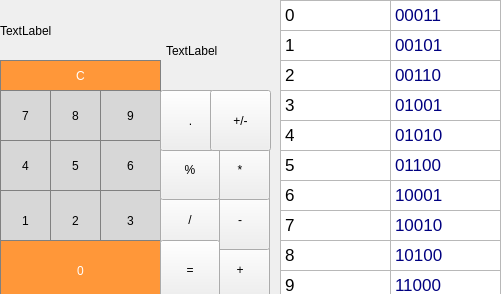
 <widget class="QMainWindow" name="MainWindow">
  <property name="geometry">
   <rect>
    <x>0</x>
    <y>0</y>
    <width>501</width>
    <height>294</height>
   </rect>
  </property>
  <property name="baseSize">
   <size>
    <width>3</width>
    <height>0</height>
   </size>
  </property>
  <property name="windowTitle">
   <string>MainWindow</string>
  </property>
  <widget class="QWidget" name="centralWidget">
   <widget class="QLabel" name="label">
    <property name="geometry">
     <rect>
      <x>0</x>
      <y>0</y>
      <width>261</width>
      <height>61</height>
     </rect>
    </property>
    <property name="baseSize">
     <size>
      <width>361</width>
      <height>361</height>
     </size>
    </property>
    <property name="styleSheet">
     <string notr="true">QPushButton {
   border: 1px solid gray;
}
QPushButton:pressed {
    background-color: qlineargradient(x1: 0, y1: 0, x2: 0, y2: 1,
                                      stop: 0 #dadbde, stop: 1 #f6f7fa);
}</string>
    </property>
    <property name="text">
     <string>TextLabel</string>
    </property>
   </widget>
   <widget class="QPushButton" name="pushButton_4">
    <property name="geometry">
     <rect>
      <x>0</x>
      <y>140</y>
      <width>51</width>
      <height>51</height>
     </rect>
    </property>
    <property name="styleSheet">
     <string notr="true">QPushButton {
  background-color: rgb(215, 215, 215);
  border: 1px solid gray;
}
QPushButton:pressed {
    background-color: qlineargradient(x1: 0, y1: 0, x2: 0, y2: 1,
                                      stop: 0 #BEBEBE, stop: 1 #D7D7D7);
}</string>
    </property>
    <property name="text">
     <string>4</string>
    </property>
   </widget>
   <widget class="QPushButton" name="pushButton_5">
    <property name="geometry">
     <rect>
      <x>50</x>
      <y>140</y>
      <width>51</width>
      <height>51</height>
     </rect>
    </property>
    <property name="styleSheet">
     <string notr="true">QPushButton {
  background-color: rgb(215, 215, 215);
  border: 1px solid gray;
}
QPushButton:pressed {
    background-color: qlineargradient(x1: 0, y1: 0, x2: 0, y2: 1,
                                      stop: 0 #BEBEBE, stop: 1 #D7D7D7);
}</string>
    </property>
    <property name="text">
     <string>5</string>
    </property>
   </widget>
   <widget class="QPushButton" name="pushButton_3">
    <property name="geometry">
     <rect>
      <x>100</x>
      <y>190</y>
      <width>61</width>
      <height>61</height>
     </rect>
    </property>
    <property name="styleSheet">
     <string notr="true">QPushButton {
  background-color: rgb(215, 215, 215);
  border: 1px solid gray;
}
QPushButton:pressed {
    background-color: qlineargradient(x1: 0, y1: 0, x2: 0, y2: 1,
                                      stop: 0 #BEBEBE, stop: 1 #D7D7D7);
}</string>
    </property>
    <property name="text">
     <string>3</string>
    </property>
   </widget>
   <widget class="QPushButton" name="pushButton_1">
    <property name="geometry">
     <rect>
      <x>0</x>
      <y>190</y>
      <width>51</width>
      <height>61</height>
     </rect>
    </property>
    <property name="styleSheet">
     <string notr="true">QPushButton {
  background-color: rgb(215, 215, 215);
  border: 1px solid gray;
}
QPushButton:pressed {
    background-color: qlineargradient(x1: 0, y1: 0, x2: 0, y2: 1,
                                      stop: 0 #BEBEBE, stop: 1 #D7D7D7);
}</string>
    </property>
    <property name="text">
     <string>1</string>
    </property>
   </widget>
   <widget class="QPushButton" name="pushButton_2">
    <property name="geometry">
     <rect>
      <x>50</x>
      <y>190</y>
      <width>51</width>
      <height>61</height>
     </rect>
    </property>
    <property name="styleSheet">
     <string notr="true">QPushButton {
  background-color: rgb(215, 215, 215);
  border: 1px solid gray;
}
QPushButton:pressed {
    background-color: qlineargradient(x1: 0, y1: 0, x2: 0, y2: 1,
                                      stop: 0 #BEBEBE, stop: 1 #D7D7D7);
}</string>
    </property>
    <property name="text">
     <string>2</string>
    </property>
   </widget>
   <widget class="QPushButton" name="pushButton_6">
    <property name="geometry">
     <rect>
      <x>100</x>
      <y>140</y>
      <width>61</width>
      <height>51</height>
     </rect>
    </property>
    <property name="styleSheet">
     <string notr="true">QPushButton {
  background-color: rgb(215, 215, 215);
  border: 1px solid gray;
}
QPushButton:pressed {
    background-color: qlineargradient(x1: 0, y1: 0, x2: 0, y2: 1,
                                      stop: 0 #BEBEBE, stop: 1 #D7D7D7);
}</string>
    </property>
    <property name="text">
     <string>6</string>
    </property>
   </widget>
   <widget class="QPushButton" name="pushButton_8">
    <property name="geometry">
     <rect>
      <x>50</x>
      <y>90</y>
      <width>51</width>
      <height>51</height>
     </rect>
    </property>
    <property name="styleSheet">
     <string notr="true">QPushButton {
  background-color: rgb(215, 215, 215);
  border: 1px solid gray;
}
QPushButton:pressed {
    background-color: qlineargradient(x1: 0, y1: 0, x2: 0, y2: 1,
                                      stop: 0 #BEBEBE, stop: 1 #D7D7D7);
}</string>
    </property>
    <property name="text">
     <string>8</string>
    </property>
   </widget>
   <widget class="QPushButton" name="pushButton_9">
    <property name="geometry">
     <rect>
      <x>100</x>
      <y>90</y>
      <width>61</width>
      <height>51</height>
     </rect>
    </property>
    <property name="styleSheet">
     <string notr="true">QPushButton {
  background-color: rgb(215, 215, 215);
  border: 1px solid gray;
}
QPushButton:pressed {
    background-color: qlineargradient(x1: 0, y1: 0, x2: 0, y2: 1,
                                      stop: 0 #BEBEBE, stop: 1 #D7D7D7);
}</string>
    </property>
    <property name="text">
     <string>9</string>
    </property>
   </widget>
   <widget class="QPushButton" name="pushButton_0">
    <property name="geometry">
     <rect>
      <x>0</x>
      <y>240</y>
      <width>161</width>
      <height>61</height>
     </rect>
    </property>
    <property name="styleSheet">
     <string notr="true">QPushButton {
  background-color: rgb(255, 151, 57);
  color: white; 
  border: 1px solid gray;
}

QPushButton:pressed {
    background-color: qlineargradient(x1: 0, y1: 0, x2: 0, y2: 1,
                                      stop: 0 #FF7832, stop: 1 #FF9739);
}
</string>
    </property>
    <property name="text">
     <string>0</string>
    </property>
   </widget>
   <widget class="QPushButton" name="pushButton_7">
    <property name="geometry">
     <rect>
      <x>0</x>
      <y>90</y>
      <width>51</width>
      <height>51</height>
     </rect>
    </property>
    <property name="styleSheet">
     <string notr="true">QPushButton {
  background-color: rgb(215, 215, 215);
  border: 1px solid gray;
}
QPushButton:pressed {
    background-color: qlineargradient(x1: 0, y1: 0, x2: 0, y2: 1,
                                      stop: 0 #BEBEBE, stop: 1 #D7D7D7);
}</string>
    </property>
    <property name="text">
     <string>7</string>
    </property>
   </widget>
   <widget class="QPushButton" name="pushButton_plus">
    <property name="geometry">
     <rect>
      <x>210</x>
      <y>240</y>
      <width>60</width>
      <height>60</height>
     </rect>
    </property>
    <property name="styleSheet">
     <string notr="true">QPushButton {
 /*  border: 1px solid gray;*/
}
QPushButton:pressed {
    background-color: qlineargradient(x1: 0, y1: 0, x2: 0, y2: 1,
                                      stop: 0 #dadbde, stop: 1 #f6f7fa);
}</string>
    </property>
    <property name="text">
     <string>+</string>
    </property>
   </widget>
   <widget class="QPushButton" name="pushButton_minus">
    <property name="geometry">
     <rect>
      <x>210</x>
      <y>190</y>
      <width>60</width>
      <height>60</height>
     </rect>
    </property>
    <property name="styleSheet">
     <string notr="true">QPushButton {
 /*  border: 1px solid gray;*/
}
QPushButton:pressed {
    background-color: qlineargradient(x1: 0, y1: 0, x2: 0, y2: 1,
                                      stop: 0 #dadbde, stop: 1 #f6f7fa);
}</string>
    </property>
    <property name="text">
     <string>-</string>
    </property>
   </widget>
   <widget class="QPushButton" name="pushButton_mult">
    <property name="geometry">
     <rect>
      <x>210</x>
      <y>140</y>
      <width>60</width>
      <height>60</height>
     </rect>
    </property>
    <property name="styleSheet">
     <string notr="true">QPushButton {
 /*  border: 1px solid gray;*/
}
QPushButton:pressed {
    background-color: qlineargradient(x1: 0, y1: 0, x2: 0, y2: 1,
                                      stop: 0 #dadbde, stop: 1 #f6f7fa);
}</string>
    </property>
    <property name="text">
     <string>*</string>
    </property>
   </widget>
   <widget class="QPushButton" name="pushButton_dev">
    <property name="geometry">
     <rect>
      <x>160</x>
      <y>190</y>
      <width>60</width>
      <height>60</height>
     </rect>
    </property>
    <property name="styleSheet">
     <string notr="true">QPushButton {
 /*  border: 1px solid gray;*/
}
QPushButton:pressed {
    background-color: qlineargradient(x1: 0, y1: 0, x2: 0, y2: 1,
                                      stop: 0 #dadbde, stop: 1 #f6f7fa);
}</string>
    </property>
    <property name="text">
     <string>/</string>
    </property>
   </widget>
   <widget class="QPushButton" name="pushButton_equl">
    <property name="geometry">
     <rect>
      <x>160</x>
      <y>240</y>
      <width>60</width>
      <height>60</height>
     </rect>
    </property>
    <property name="styleSheet">
     <string notr="true">QPushButton {
 /*  border: 1px solid gray;*/
}
QPushButton:pressed {
    background-color: qlineargradient(x1: 0, y1: 0, x2: 0, y2: 1,
                                      stop: 0 #dadbde, stop: 1 #f6f7fa);
}</string>
    </property>
    <property name="text">
     <string>=</string>
    </property>
   </widget>
   <widget class="QPushButton" name="pushButton_mod">
    <property name="geometry">
     <rect>
      <x>160</x>
      <y>140</y>
      <width>60</width>
      <height>60</height>
     </rect>
    </property>
    <property name="styleSheet">
     <string notr="true">QPushButton {
 /*  border: 1px solid gray;*/
}
QPushButton:pressed {
    background-color: qlineargradient(x1: 0, y1: 0, x2: 0, y2: 1,
                                      stop: 0 #dadbde, stop: 1 #f6f7fa);
}</string>
    </property>
    <property name="text">
     <string>%</string>
    </property>
   </widget>
   <widget class="QPushButton" name="pushButton_10">
    <property name="geometry">
     <rect>
      <x>160</x>
      <y>90</y>
      <width>61</width>
      <height>61</height>
     </rect>
    </property>
    <property name="styleSheet">
     <string notr="true">QPushButton {
 /*  border: 1px solid gray;*/
}
QPushButton:pressed {
    background-color: qlineargradient(x1: 0, y1: 0, x2: 0, y2: 1,
                                      stop: 0 #dadbde, stop: 1 #f6f7fa);
}</string>
    </property>
    <property name="text">
     <string>.</string>
    </property>
   </widget>
   <widget class="QPushButton" name="pushButton_pl">
    <property name="geometry">
     <rect>
      <x>210</x>
      <y>90</y>
      <width>61</width>
      <height>61</height>
     </rect>
    </property>
    <property name="styleSheet">
     <string notr="true">QPushButton {
 /*  border: 1px solid gray;*/
}
QPushButton:pressed {
    background-color: qlineargradient(x1: 0, y1: 0, x2: 0, y2: 1,
                                      stop: 0 #dadbde, stop: 1 #f6f7fa);
}</string>
    </property>
    <property name="text">
     <string>+/-</string>
    </property>
   </widget>
   <widget class="QPushButton" name="pushButton_11">
    <property name="geometry">
     <rect>
      <x>0</x>
      <y>60</y>
      <width>161</width>
      <height>31</height>
     </rect>
    </property>
    <property name="styleSheet">
     <string notr="true">QPushButton {
  background-color: rgb(255, 151, 57);
  color: white; 
  border: 1px solid gray;
}

QPushButton:pressed {
    background-color: qlineargradient(x1: 0, y1: 0, x2: 0, y2: 1,
                                      stop: 0 #FF7832, stop: 1 #FF9739);
}
</string>
    </property>
    <property name="text">
     <string>C</string>
    </property>
   </widget>
   <widget class="QLabel" name="label_2">
    <property name="geometry">
     <rect>
      <x>166</x>
      <y>15</y>
      <width>111</width>
      <height>71</height>
     </rect>
    </property>
    <property name="text">
     <string>TextLabel</string>
    </property>
   </widget>
   <widget class="QTextEdit" name="textEdit">
    <property name="geometry">
     <rect>
      <x>280</x>
      <y>0</y>
      <width>111</width>
      <height>31</height>
     </rect>
    </property>
    <property name="html">
     <string>&lt;!DOCTYPE HTML PUBLIC &quot;-//W3C//DTD HTML 4.0//EN&quot; &quot;http://www.w3.org/TR/REC-html40/strict.dtd&quot;&gt;
&lt;html&gt;&lt;head&gt;&lt;meta name=&quot;qrichtext&quot; content=&quot;1&quot; /&gt;&lt;style type=&quot;text/css&quot;&gt;
p, li { white-space: pre-wrap; }
&lt;/style&gt;&lt;/head&gt;&lt;body style=&quot; font-family:'.SF NS Text'; font-size:13pt; font-weight:400; font-style:normal;&quot;&gt;
&lt;p style=&quot; margin-top:0px; margin-bottom:0px; margin-left:0px; margin-right:0px; -qt-block-indent:0; text-indent:0px;&quot;&gt;0&lt;/p&gt;&lt;/body&gt;&lt;/html&gt;</string>
    </property>
   </widget>
   <widget class="QTextEdit" name="textEdit_2">
    <property name="geometry">
     <rect>
      <x>280</x>
      <y>30</y>
      <width>111</width>
      <height>31</height>
     </rect>
    </property>
    <property name="html">
     <string>&lt;!DOCTYPE HTML PUBLIC &quot;-//W3C//DTD HTML 4.0//EN&quot; &quot;http://www.w3.org/TR/REC-html40/strict.dtd&quot;&gt;
&lt;html&gt;&lt;head&gt;&lt;meta name=&quot;qrichtext&quot; content=&quot;1&quot; /&gt;&lt;style type=&quot;text/css&quot;&gt;
p, li { white-space: pre-wrap; }
&lt;/style&gt;&lt;/head&gt;&lt;body style=&quot; font-family:'.SF NS Text'; font-size:13pt; font-weight:400; font-style:normal;&quot;&gt;
&lt;p style=&quot; margin-top:0px; margin-bottom:0px; margin-left:0px; margin-right:0px; -qt-block-indent:0; text-indent:0px;&quot;&gt;1&lt;/p&gt;&lt;/body&gt;&lt;/html&gt;</string>
    </property>
   </widget>
   <widget class="QTextEdit" name="textEdit_3">
    <property name="geometry">
     <rect>
      <x>280</x>
      <y>60</y>
      <width>111</width>
      <height>31</height>
     </rect>
    </property>
    <property name="html">
     <string>&lt;!DOCTYPE HTML PUBLIC &quot;-//W3C//DTD HTML 4.0//EN&quot; &quot;http://www.w3.org/TR/REC-html40/strict.dtd&quot;&gt;
&lt;html&gt;&lt;head&gt;&lt;meta name=&quot;qrichtext&quot; content=&quot;1&quot; /&gt;&lt;style type=&quot;text/css&quot;&gt;
p, li { white-space: pre-wrap; }
&lt;/style&gt;&lt;/head&gt;&lt;body style=&quot; font-family:'.SF NS Text'; font-size:13pt; font-weight:400; font-style:normal;&quot;&gt;
&lt;p style=&quot; margin-top:0px; margin-bottom:0px; margin-left:0px; margin-right:0px; -qt-block-indent:0; text-indent:0px;&quot;&gt;2&lt;/p&gt;&lt;/body&gt;&lt;/html&gt;</string>
    </property>
   </widget>
   <widget class="QTextEdit" name="textEdit_4">
    <property name="geometry">
     <rect>
      <x>280</x>
      <y>90</y>
      <width>111</width>
      <height>31</height>
     </rect>
    </property>
    <property name="html">
     <string>&lt;!DOCTYPE HTML PUBLIC &quot;-//W3C//DTD HTML 4.0//EN&quot; &quot;http://www.w3.org/TR/REC-html40/strict.dtd&quot;&gt;
&lt;html&gt;&lt;head&gt;&lt;meta name=&quot;qrichtext&quot; content=&quot;1&quot; /&gt;&lt;style type=&quot;text/css&quot;&gt;
p, li { white-space: pre-wrap; }
&lt;/style&gt;&lt;/head&gt;&lt;body style=&quot; font-family:'.SF NS Text'; font-size:13pt; font-weight:400; font-style:normal;&quot;&gt;
&lt;p style=&quot; margin-top:0px; margin-bottom:0px; margin-left:0px; margin-right:0px; -qt-block-indent:0; text-indent:0px;&quot;&gt;3&lt;/p&gt;&lt;/body&gt;&lt;/html&gt;</string>
    </property>
   </widget>
   <widget class="QTextEdit" name="textEdit_5">
    <property name="geometry">
     <rect>
      <x>280</x>
      <y>120</y>
      <width>111</width>
      <height>31</height>
     </rect>
    </property>
    <property name="html">
     <string>&lt;!DOCTYPE HTML PUBLIC &quot;-//W3C//DTD HTML 4.0//EN&quot; &quot;http://www.w3.org/TR/REC-html40/strict.dtd&quot;&gt;
&lt;html&gt;&lt;head&gt;&lt;meta name=&quot;qrichtext&quot; content=&quot;1&quot; /&gt;&lt;style type=&quot;text/css&quot;&gt;
p, li { white-space: pre-wrap; }
&lt;/style&gt;&lt;/head&gt;&lt;body style=&quot; font-family:'.SF NS Text'; font-size:13pt; font-weight:400; font-style:normal;&quot;&gt;
&lt;p style=&quot; margin-top:0px; margin-bottom:0px; margin-left:0px; margin-right:0px; -qt-block-indent:0; text-indent:0px;&quot;&gt;4&lt;/p&gt;&lt;/body&gt;&lt;/html&gt;</string>
    </property>
   </widget>
   <widget class="QTextEdit" name="textEdit_6">
    <property name="geometry">
     <rect>
      <x>280</x>
      <y>150</y>
      <width>111</width>
      <height>31</height>
     </rect>
    </property>
    <property name="html">
     <string>&lt;!DOCTYPE HTML PUBLIC &quot;-//W3C//DTD HTML 4.0//EN&quot; &quot;http://www.w3.org/TR/REC-html40/strict.dtd&quot;&gt;
&lt;html&gt;&lt;head&gt;&lt;meta name=&quot;qrichtext&quot; content=&quot;1&quot; /&gt;&lt;style type=&quot;text/css&quot;&gt;
p, li { white-space: pre-wrap; }
&lt;/style&gt;&lt;/head&gt;&lt;body style=&quot; font-family:'.SF NS Text'; font-size:13pt; font-weight:400; font-style:normal;&quot;&gt;
&lt;p style=&quot; margin-top:0px; margin-bottom:0px; margin-left:0px; margin-right:0px; -qt-block-indent:0; text-indent:0px;&quot;&gt;5&lt;/p&gt;&lt;/body&gt;&lt;/html&gt;</string>
    </property>
   </widget>
   <widget class="QTextEdit" name="textEdit_7">
    <property name="geometry">
     <rect>
      <x>280</x>
      <y>180</y>
      <width>111</width>
      <height>31</height>
     </rect>
    </property>
    <property name="html">
     <string>&lt;!DOCTYPE HTML PUBLIC &quot;-//W3C//DTD HTML 4.0//EN&quot; &quot;http://www.w3.org/TR/REC-html40/strict.dtd&quot;&gt;
&lt;html&gt;&lt;head&gt;&lt;meta name=&quot;qrichtext&quot; content=&quot;1&quot; /&gt;&lt;style type=&quot;text/css&quot;&gt;
p, li { white-space: pre-wrap; }
&lt;/style&gt;&lt;/head&gt;&lt;body style=&quot; font-family:'.SF NS Text'; font-size:13pt; font-weight:400; font-style:normal;&quot;&gt;
&lt;p style=&quot; margin-top:0px; margin-bottom:0px; margin-left:0px; margin-right:0px; -qt-block-indent:0; text-indent:0px;&quot;&gt;6&lt;/p&gt;&lt;/body&gt;&lt;/html&gt;</string>
    </property>
   </widget>
   <widget class="QTextEdit" name="textEdit_8">
    <property name="geometry">
     <rect>
      <x>280</x>
      <y>210</y>
      <width>111</width>
      <height>31</height>
     </rect>
    </property>
    <property name="html">
     <string>&lt;!DOCTYPE HTML PUBLIC &quot;-//W3C//DTD HTML 4.0//EN&quot; &quot;http://www.w3.org/TR/REC-html40/strict.dtd&quot;&gt;
&lt;html&gt;&lt;head&gt;&lt;meta name=&quot;qrichtext&quot; content=&quot;1&quot; /&gt;&lt;style type=&quot;text/css&quot;&gt;
p, li { white-space: pre-wrap; }
&lt;/style&gt;&lt;/head&gt;&lt;body style=&quot; font-family:'.SF NS Text'; font-size:13pt; font-weight:400; font-style:normal;&quot;&gt;
&lt;p style=&quot; margin-top:0px; margin-bottom:0px; margin-left:0px; margin-right:0px; -qt-block-indent:0; text-indent:0px;&quot;&gt;7&lt;/p&gt;&lt;/body&gt;&lt;/html&gt;</string>
    </property>
   </widget>
   <widget class="QTextEdit" name="textEdit_9">
    <property name="geometry">
     <rect>
      <x>280</x>
      <y>240</y>
      <width>111</width>
      <height>31</height>
     </rect>
    </property>
    <property name="html">
     <string>&lt;!DOCTYPE HTML PUBLIC &quot;-//W3C//DTD HTML 4.0//EN&quot; &quot;http://www.w3.org/TR/REC-html40/strict.dtd&quot;&gt;
&lt;html&gt;&lt;head&gt;&lt;meta name=&quot;qrichtext&quot; content=&quot;1&quot; /&gt;&lt;style type=&quot;text/css&quot;&gt;
p, li { white-space: pre-wrap; }
&lt;/style&gt;&lt;/head&gt;&lt;body style=&quot; font-family:'.SF NS Text'; font-size:13pt; font-weight:400; font-style:normal;&quot;&gt;
&lt;p style=&quot; margin-top:0px; margin-bottom:0px; margin-left:0px; margin-right:0px; -qt-block-indent:0; text-indent:0px;&quot;&gt;8&lt;/p&gt;&lt;/body&gt;&lt;/html&gt;</string>
    </property>
   </widget>
   <widget class="QTextEdit" name="textEdit_10">
    <property name="geometry">
     <rect>
      <x>280</x>
      <y>270</y>
      <width>111</width>
      <height>31</height>
     </rect>
    </property>
    <property name="html">
     <string>&lt;!DOCTYPE HTML PUBLIC &quot;-//W3C//DTD HTML 4.0//EN&quot; &quot;http://www.w3.org/TR/REC-html40/strict.dtd&quot;&gt;
&lt;html&gt;&lt;head&gt;&lt;meta name=&quot;qrichtext&quot; content=&quot;1&quot; /&gt;&lt;style type=&quot;text/css&quot;&gt;
p, li { white-space: pre-wrap; }
&lt;/style&gt;&lt;/head&gt;&lt;body style=&quot; font-family:'.SF NS Text'; font-size:13pt; font-weight:400; font-style:normal;&quot;&gt;
&lt;p style=&quot; margin-top:0px; margin-bottom:0px; margin-left:0px; margin-right:0px; -qt-block-indent:0; text-indent:0px;&quot;&gt;9&lt;/p&gt;&lt;/body&gt;&lt;/html&gt;</string>
    </property>
   </widget>
   <widget class="QTextEdit" name="textEdit_11">
    <property name="geometry">
     <rect>
      <x>390</x>
      <y>180</y>
      <width>111</width>
      <height>31</height>
     </rect>
    </property>
    <property name="html">
     <string>&lt;!DOCTYPE HTML PUBLIC &quot;-//W3C//DTD HTML 4.0//EN&quot; &quot;http://www.w3.org/TR/REC-html40/strict.dtd&quot;&gt;
&lt;html&gt;&lt;head&gt;&lt;meta name=&quot;qrichtext&quot; content=&quot;1&quot; /&gt;&lt;style type=&quot;text/css&quot;&gt;
p, li { white-space: pre-wrap; }
&lt;/style&gt;&lt;/head&gt;&lt;body style=&quot; font-family:'.SF NS Text'; font-size:13pt; font-weight:400; font-style:normal;&quot;&gt;
&lt;p style=&quot; margin-top:0px; margin-bottom:0px; margin-left:0px; margin-right:0px; -qt-block-indent:0; text-indent:0px;&quot;&gt;&lt;span style=&quot; color:#000080;&quot;&gt;10001&lt;/span&gt;&lt;/p&gt;&lt;/body&gt;&lt;/html&gt;</string>
    </property>
   </widget>
   <widget class="QTextEdit" name="textEdit_12">
    <property name="geometry">
     <rect>
      <x>390</x>
      <y>270</y>
      <width>111</width>
      <height>31</height>
     </rect>
    </property>
    <property name="html">
     <string>&lt;!DOCTYPE HTML PUBLIC &quot;-//W3C//DTD HTML 4.0//EN&quot; &quot;http://www.w3.org/TR/REC-html40/strict.dtd&quot;&gt;
&lt;html&gt;&lt;head&gt;&lt;meta name=&quot;qrichtext&quot; content=&quot;1&quot; /&gt;&lt;style type=&quot;text/css&quot;&gt;
p, li { white-space: pre-wrap; }
&lt;/style&gt;&lt;/head&gt;&lt;body style=&quot; font-family:'.SF NS Text'; font-size:13pt; font-weight:400; font-style:normal;&quot;&gt;
&lt;p style=&quot; margin-top:0px; margin-bottom:0px; margin-left:0px; margin-right:0px; -qt-block-indent:0; text-indent:0px;&quot;&gt;&lt;span style=&quot; color:#000080;&quot;&gt;11000&lt;/span&gt;&lt;/p&gt;&lt;/body&gt;&lt;/html&gt;</string>
    </property>
   </widget>
   <widget class="QTextEdit" name="textEdit_13">
    <property name="geometry">
     <rect>
      <x>390</x>
      <y>60</y>
      <width>111</width>
      <height>31</height>
     </rect>
    </property>
    <property name="html">
     <string>&lt;!DOCTYPE HTML PUBLIC &quot;-//W3C//DTD HTML 4.0//EN&quot; &quot;http://www.w3.org/TR/REC-html40/strict.dtd&quot;&gt;
&lt;html&gt;&lt;head&gt;&lt;meta name=&quot;qrichtext&quot; content=&quot;1&quot; /&gt;&lt;style type=&quot;text/css&quot;&gt;
p, li { white-space: pre-wrap; }
&lt;/style&gt;&lt;/head&gt;&lt;body style=&quot; font-family:'.SF NS Text'; font-size:13pt; font-weight:400; font-style:normal;&quot;&gt;
&lt;p style=&quot; margin-top:0px; margin-bottom:0px; margin-left:0px; margin-right:0px; -qt-block-indent:0; text-indent:0px;&quot;&gt;&lt;span style=&quot; color:#000080;&quot;&gt;00110&lt;/span&gt;&lt;/p&gt;&lt;/body&gt;&lt;/html&gt;</string>
    </property>
   </widget>
   <widget class="QTextEdit" name="textEdit_14">
    <property name="geometry">
     <rect>
      <x>390</x>
      <y>90</y>
      <width>111</width>
      <height>31</height>
     </rect>
    </property>
    <property name="html">
     <string>&lt;!DOCTYPE HTML PUBLIC &quot;-//W3C//DTD HTML 4.0//EN&quot; &quot;http://www.w3.org/TR/REC-html40/strict.dtd&quot;&gt;
&lt;html&gt;&lt;head&gt;&lt;meta name=&quot;qrichtext&quot; content=&quot;1&quot; /&gt;&lt;style type=&quot;text/css&quot;&gt;
p, li { white-space: pre-wrap; }
&lt;/style&gt;&lt;/head&gt;&lt;body style=&quot; font-family:'.SF NS Text'; font-size:13pt; font-weight:400; font-style:normal;&quot;&gt;
&lt;p style=&quot; margin-top:0px; margin-bottom:0px; margin-left:0px; margin-right:0px; -qt-block-indent:0; text-indent:0px;&quot;&gt;&lt;span style=&quot; color:#000080;&quot;&gt;01001&lt;/span&gt;&lt;/p&gt;&lt;/body&gt;&lt;/html&gt;</string>
    </property>
   </widget>
   <widget class="QTextEdit" name="textEdit_15">
    <property name="geometry">
     <rect>
      <x>390</x>
      <y>210</y>
      <width>111</width>
      <height>31</height>
     </rect>
    </property>
    <property name="html">
     <string>&lt;!DOCTYPE HTML PUBLIC &quot;-//W3C//DTD HTML 4.0//EN&quot; &quot;http://www.w3.org/TR/REC-html40/strict.dtd&quot;&gt;
&lt;html&gt;&lt;head&gt;&lt;meta name=&quot;qrichtext&quot; content=&quot;1&quot; /&gt;&lt;style type=&quot;text/css&quot;&gt;
p, li { white-space: pre-wrap; }
&lt;/style&gt;&lt;/head&gt;&lt;body style=&quot; font-family:'.SF NS Text'; font-size:13pt; font-weight:400; font-style:normal;&quot;&gt;
&lt;p style=&quot; margin-top:0px; margin-bottom:0px; margin-left:0px; margin-right:0px; -qt-block-indent:0; text-indent:0px;&quot;&gt;&lt;span style=&quot; color:#000080;&quot;&gt;10010&lt;/span&gt;&lt;/p&gt;&lt;/body&gt;&lt;/html&gt;</string>
    </property>
   </widget>
   <widget class="QTextEdit" name="textEdit_16">
    <property name="geometry">
     <rect>
      <x>390</x>
      <y>150</y>
      <width>111</width>
      <height>31</height>
     </rect>
    </property>
    <property name="html">
     <string>&lt;!DOCTYPE HTML PUBLIC &quot;-//W3C//DTD HTML 4.0//EN&quot; &quot;http://www.w3.org/TR/REC-html40/strict.dtd&quot;&gt;
&lt;html&gt;&lt;head&gt;&lt;meta name=&quot;qrichtext&quot; content=&quot;1&quot; /&gt;&lt;style type=&quot;text/css&quot;&gt;
p, li { white-space: pre-wrap; }
&lt;/style&gt;&lt;/head&gt;&lt;body style=&quot; font-family:'.SF NS Text'; font-size:13pt; font-weight:400; font-style:normal;&quot;&gt;
&lt;p style=&quot; margin-top:0px; margin-bottom:0px; margin-left:0px; margin-right:0px; -qt-block-indent:0; text-indent:0px;&quot;&gt;&lt;span style=&quot; color:#000080;&quot;&gt;01100&lt;/span&gt;&lt;/p&gt;&lt;/body&gt;&lt;/html&gt;</string>
    </property>
   </widget>
   <widget class="QTextEdit" name="textEdit_17">
    <property name="geometry">
     <rect>
      <x>390</x>
      <y>0</y>
      <width>111</width>
      <height>31</height>
     </rect>
    </property>
    <property name="html">
     <string>&lt;!DOCTYPE HTML PUBLIC &quot;-//W3C//DTD HTML 4.0//EN&quot; &quot;http://www.w3.org/TR/REC-html40/strict.dtd&quot;&gt;
&lt;html&gt;&lt;head&gt;&lt;meta name=&quot;qrichtext&quot; content=&quot;1&quot; /&gt;&lt;style type=&quot;text/css&quot;&gt;
p, li { white-space: pre-wrap; }
&lt;/style&gt;&lt;/head&gt;&lt;body style=&quot; font-family:'.SF NS Text'; font-size:13pt; font-weight:400; font-style:normal;&quot;&gt;
&lt;p style=&quot; margin-top:0px; margin-bottom:0px; margin-left:0px; margin-right:0px; -qt-block-indent:0; text-indent:0px;&quot;&gt;&lt;span style=&quot; color:#000080;&quot;&gt;00011&lt;/span&gt;&lt;/p&gt;&lt;/body&gt;&lt;/html&gt;</string>
    </property>
   </widget>
   <widget class="QTextEdit" name="textEdit_18">
    <property name="geometry">
     <rect>
      <x>390</x>
      <y>240</y>
      <width>111</width>
      <height>31</height>
     </rect>
    </property>
    <property name="html">
     <string>&lt;!DOCTYPE HTML PUBLIC &quot;-//W3C//DTD HTML 4.0//EN&quot; &quot;http://www.w3.org/TR/REC-html40/strict.dtd&quot;&gt;
&lt;html&gt;&lt;head&gt;&lt;meta name=&quot;qrichtext&quot; content=&quot;1&quot; /&gt;&lt;style type=&quot;text/css&quot;&gt;
p, li { white-space: pre-wrap; }
&lt;/style&gt;&lt;/head&gt;&lt;body style=&quot; font-family:'.SF NS Text'; font-size:13pt; font-weight:400; font-style:normal;&quot;&gt;
&lt;p style=&quot; margin-top:0px; margin-bottom:0px; margin-left:0px; margin-right:0px; -qt-block-indent:0; text-indent:0px;&quot;&gt;&lt;span style=&quot; color:#000080;&quot;&gt;10100&lt;/span&gt;&lt;/p&gt;&lt;/body&gt;&lt;/html&gt;</string>
    </property>
   </widget>
   <widget class="QTextEdit" name="textEdit_19">
    <property name="geometry">
     <rect>
      <x>390</x>
      <y>30</y>
      <width>111</width>
      <height>31</height>
     </rect>
    </property>
    <property name="html">
     <string>&lt;!DOCTYPE HTML PUBLIC &quot;-//W3C//DTD HTML 4.0//EN&quot; &quot;http://www.w3.org/TR/REC-html40/strict.dtd&quot;&gt;
&lt;html&gt;&lt;head&gt;&lt;meta name=&quot;qrichtext&quot; content=&quot;1&quot; /&gt;&lt;style type=&quot;text/css&quot;&gt;
p, li { white-space: pre-wrap; }
&lt;/style&gt;&lt;/head&gt;&lt;body style=&quot; font-family:'.SF NS Text'; font-size:13pt; font-weight:400; font-style:normal;&quot;&gt;
&lt;p style=&quot; margin-top:0px; margin-bottom:0px; margin-left:0px; margin-right:0px; -qt-block-indent:0; text-indent:0px;&quot;&gt;&lt;span style=&quot; color:#000080;&quot;&gt;00101&lt;/span&gt;&lt;/p&gt;&lt;/body&gt;&lt;/html&gt;</string>
    </property>
   </widget>
   <widget class="QTextEdit" name="textEdit_20">
    <property name="geometry">
     <rect>
      <x>390</x>
      <y>120</y>
      <width>111</width>
      <height>31</height>
     </rect>
    </property>
    <property name="html">
     <string>&lt;!DOCTYPE HTML PUBLIC &quot;-//W3C//DTD HTML 4.0//EN&quot; &quot;http://www.w3.org/TR/REC-html40/strict.dtd&quot;&gt;
&lt;html&gt;&lt;head&gt;&lt;meta name=&quot;qrichtext&quot; content=&quot;1&quot; /&gt;&lt;style type=&quot;text/css&quot;&gt;
p, li { white-space: pre-wrap; }
&lt;/style&gt;&lt;/head&gt;&lt;body style=&quot; font-family:'.SF NS Text'; font-size:13pt; font-weight:400; font-style:normal;&quot;&gt;
&lt;p style=&quot; margin-top:0px; margin-bottom:0px; margin-left:0px; margin-right:0px; -qt-block-indent:0; text-indent:0px;&quot;&gt;&lt;span style=&quot; color:#000080;&quot;&gt;01010&lt;/span&gt;&lt;/p&gt;&lt;/body&gt;&lt;/html&gt;</string>
    </property>
   </widget>
  </widget>
 </widget>
